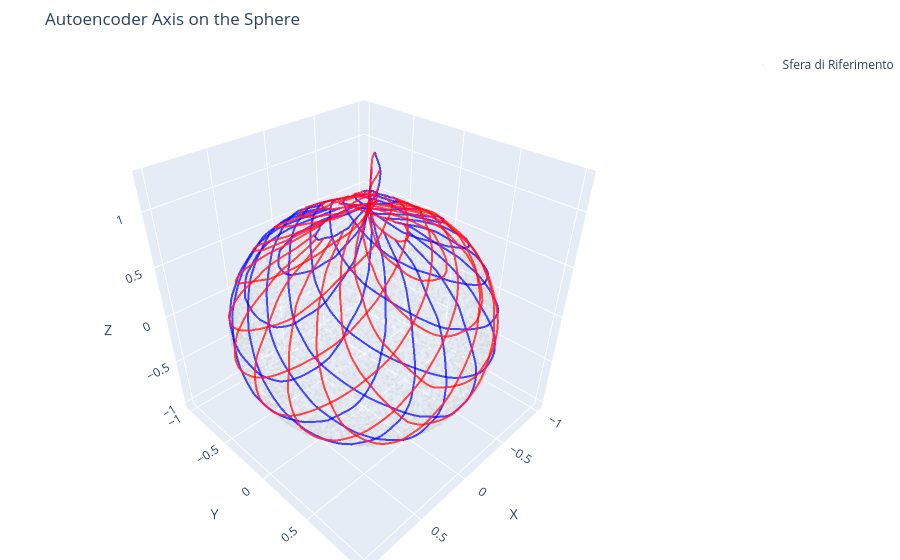

Source (notebook cell):
### Code cell
model_2.eval()
encoder = model_2.encoder
decoder = model_2.decoder

# 2. Calcoliamo i confini effettivi dello spazio latente per sapere dove creare la griglia
with torch.no_grad():
    latents = encoder(Y_cartesian.to(device)).cpu().numpy()

z1_min, z1_max = latents[:, 0].min(), latents[:, 0].max()
z2_min, z2_max = latents[:, 1].min(), latents[:, 1].max()

# 3. Definiamo la densità della griglia (quanti "assi" vogliamo)
num_lines = 15       # Numero di linee per ogni asse coordinato
pts_per_line = 100   # Risoluzione di ogni linea per renderla fluida nel 3D

z1_values = np.linspace(z1_min, z1_max, num_lines)
z2_values = np.linspace(z2_min, z2_max, num_lines)

# 4. Inizializziamo la figura Plotly
fig = go.Figure()

# Nota: Mettiamo i punti originali grigi e trasparenti sullo sfondo per dare un riferimento visivo
x_orig = Y_cartesian[:, 0].cpu().numpy()
y_orig = Y_cartesian[:, 1].cpu().numpy()
z_orig = Y_cartesian[:, 2].cpu().numpy()

fig.add_trace(go.Scatter3d(
    x=x_orig, y=y_orig, z=z_orig,
    mode='markers',
    marker=dict(size=1.5, color='lightgray', opacity=0.3),
    name='Sfera di Riferimento'
))

# 5. Generiamo e decodifichiamo le linee degli assi latenti
with torch.no_grad():
    
    # --- ASSE 1: Linee a Z1 costante (varia Z2) -> Colore BLU ---
    for z1 in z1_values:
        line_2d = np.zeros((pts_per_line, 2))
        line_2d[:, 0] = z1
        line_2d[:, 1] = np.linspace(z2_min, z2_max, pts_per_line)
        
        # Passiamo la linea al decoder
        line_tensor = torch.tensor(line_2d, dtype=torch.float32).to(device)
        xyz = decoder(line_tensor).cpu().numpy()
        
        fig.add_trace(go.Scatter3d(
            x=xyz[:, 0], y=xyz[:, 1], z=xyz[:, 2],
            mode='lines',
            line=dict(color='rgba(0, 0, 255, 0.7)', width=4),
            showlegend=False
        ))

    # --- ASSE 2: Linee a Z2 costante (varia Z1) -> Colore ROSSO ---
    for z2 in z2_values:
        line_2d = np.zeros((pts_per_line, 2))
        line_2d[:, 0] = np.linspace(z1_min, z1_max, pts_per_line)
        line_2d[:, 1] = z2
        
        # Passiamo la linea al decoder
        line_tensor = torch.tensor(line_2d, dtype=torch.float32).to(device)
        xyz = decoder(line_tensor).cpu().numpy()
        
        fig.add_trace(go.Scatter3d(
            x=xyz[:, 0], y=xyz[:, 1], z=xyz[:, 2],
            mode='lines',
            line=dict(color='rgba(255, 0, 0, 0.7)', width=4), 
            showlegend=False
        ))

# 6. Configurazione finale del Layout per visualizzare una sfera perfetta
fig.update_layout(
    title="Autoencoder Axis on the Sphere",
    scene=dict(
        xaxis_title='X',
        yaxis_title='Y',
        zaxis_title='Z',
        aspectmode='cube' # Fondamentale per non distorcere la sfera in un uovo
    ),
    margin=dict(l=0, r=0, b=0, t=50)
)
config = {
  'toImageButtonOptions': {
    'format': 'png', # Formati supportati: png, svg, jpeg, webp
    'filename': 'GrigliaAutoencoder_LReLU_', # Nome del file
    'height': 1080,
    'width': 1920,
    'scale': 3 # È il trucco magico: moltiplica la risoluzione di base!
  }
}

# Mostra la figura passando la configurazione
fig.show(config=config)
